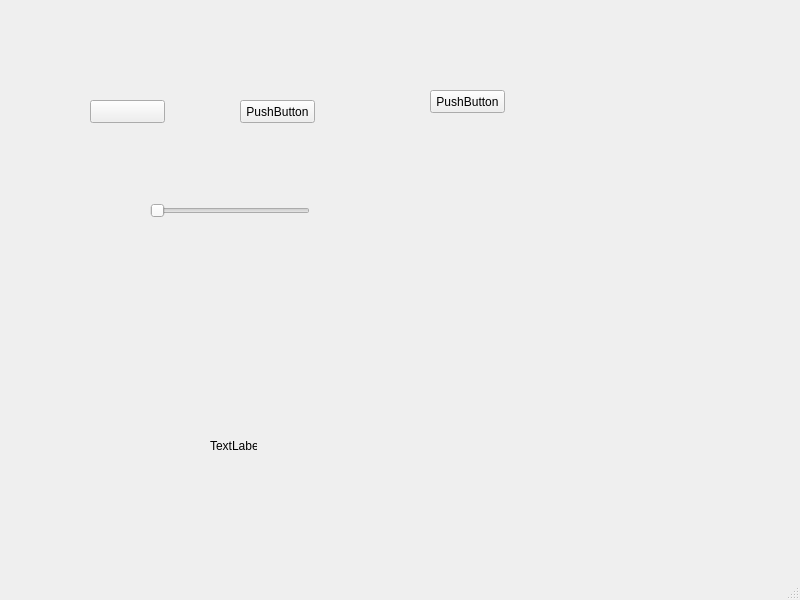
<?xml version="1.0" encoding="UTF-8"?>
<ui version="4.0">
 <class>MainWindow</class>
 <widget class="QMainWindow" name="MainWindow">
  <property name="geometry">
   <rect>
    <x>0</x>
    <y>0</y>
    <width>800</width>
    <height>600</height>
   </rect>
  </property>
  <property name="windowTitle">
   <string>MainWindow</string>
  </property>
  <widget class="QWidget" name="centralwidget">
   <widget class="QSlider" name="sld_video">
    <property name="geometry">
     <rect>
      <x>150</x>
      <y>200</y>
      <width>160</width>
      <height>22</height>
     </rect>
    </property>
    <property name="orientation">
     <enum>Qt::Horizontal</enum>
    </property>
   </widget>
   <widget class="QPushButton" name="btn_open">
    <property name="geometry">
     <rect>
      <x>90</x>
      <y>100</y>
      <width>75</width>
      <height>23</height>
     </rect>
    </property>
    <property name="text">
     <string/>
    </property>
   </widget>
   <widget class="QPushButton" name="btn_play">
    <property name="geometry">
     <rect>
      <x>240</x>
      <y>100</y>
      <width>75</width>
      <height>23</height>
     </rect>
    </property>
    <property name="text">
     <string>PushButton</string>
    </property>
   </widget>
   <widget class="QPushButton" name="btn_stop">
    <property name="geometry">
     <rect>
      <x>430</x>
      <y>90</y>
      <width>75</width>
      <height>23</height>
     </rect>
    </property>
    <property name="text">
     <string>PushButton</string>
    </property>
   </widget>
   <widget class="QLabel" name="lab_video">
    <property name="geometry">
     <rect>
      <x>210</x>
      <y>440</y>
      <width>47</width>
      <height>12</height>
     </rect>
    </property>
    <property name="text">
     <string>TextLabel</string>
    </property>
   </widget>
   <widget class="QWidget" name="wgt_video" native="true">
    <property name="geometry">
     <rect>
      <x>420</x>
      <y>170</y>
      <width>120</width>
      <height>80</height>
     </rect>
    </property>
   </widget>
  </widget>
  <widget class="QMenuBar" name="menubar">
   <property name="geometry">
    <rect>
     <x>0</x>
     <y>0</y>
     <width>800</width>
     <height>21</height>
    </rect>
   </property>
  </widget>
  <widget class="QStatusBar" name="statusbar"/>
 </widget>
 <resources/>
 <connections/>
</ui>
